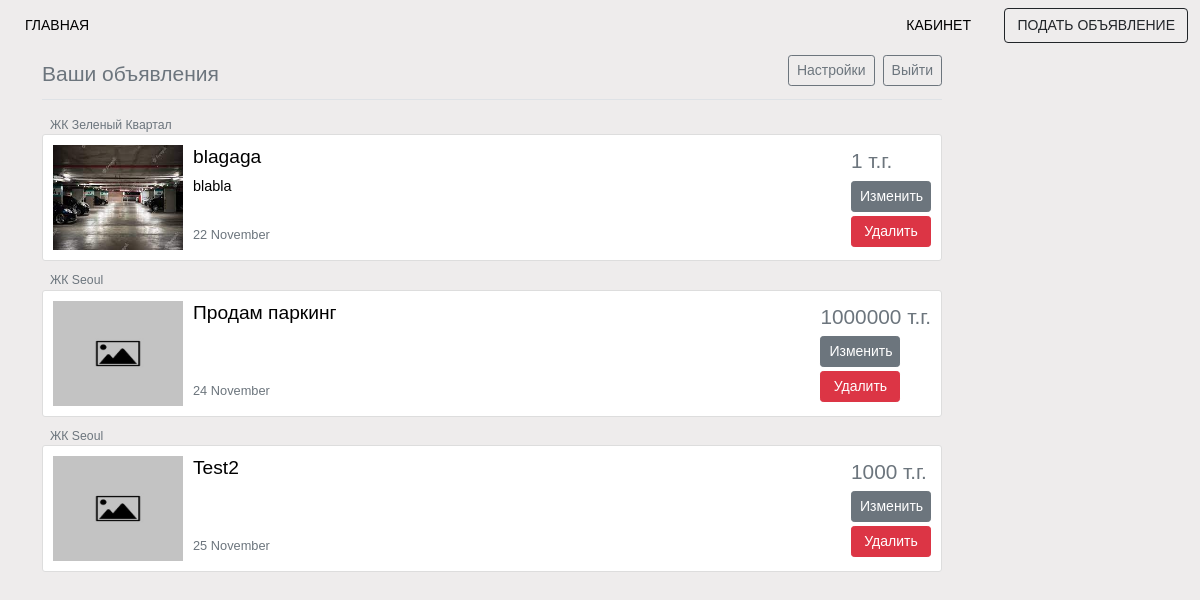
The page /profile (signed in) on the database its author committed.
### audan/models.py (models this page shows, shortened)
class Post(models.Model):
    title = models.CharField(max_length=30, verbose_name= ('Краткое описание'))
    body = models.TextField(null=True, blank=True, max_length=100, verbose_name= ('Полное описание'))
    date_created = models.DateTimeField(default=timezone.now)
    date_modified = models.DateTimeField(auto_now=True)
    price = models.IntegerField(null=True, blank=True, verbose_name= ('Цена'))
    phone_number = PhoneNumberField(verbose_name= ('Номер телефона'))
    image = models.ImageField(default='default.jpg', upload_to='post_pics', verbose_name= ('Фото'))
    author = models.ForeignKey(User, on_delete=models.CASCADE, related_name="posts")
    zhk = models.ForeignKey(Building, on_delete=models.PROTECT, related_name="posts", verbose_name= ('Жилой Комплекс'))

class Building(models.Model):
    name = models.CharField(max_length=70)
    city = models.ForeignKey(City, on_delete=models.PROTECT, related_name="buildings")

### users/views.py (the view)
# urls.py: path('profile', users_view.profile, name='profile'),
@login_required
def profile(request):
    context = {
        'posts': request.user.posts.all(),
    }
    return render(request, 'users/profile.html', context)

### users/templates/users/profile.html (shortened to what this page needs)
{% extends "audan/layout.html" %}
{% load crispy_forms_tags %}
{% block body %}
<form>
    <div class="container" >
        <div style="max-width: 900px" class="d-flex justify-content-between mt-1 mb-3 border-bottom">
            <legend>
                <small class="text-muted">Ваши объявления<small>
            </legend>
            <div class="d-flex justify-content-end">
                <a class="btn btn-outline-secondary btn-sm me-2" href="{% url 'profile-update' %}">Настройки</a>
                <a class="btn btn-outline-secondary btn-sm" href="{% url 'logout' %}">Выйти</a>
            </div>
        </div>
        <div class="posts">
        {% for post in posts %}
        <span class="ms-2 text-muted">ЖК {{post.zhk.name}}<span>
            <article class="content-section">
                <div class="d-flex justify-content-between">
                    <div class="d-flex">
                        <a class="post" href="{% url 'profile-post-detail' post.id %}">
                            <img class="post-img" src="{{ post.image.url }}">
                        </a>
                        <a class="post" href="{% url 'profile-post-detail' post.id %}">
                            <div class="d-flex flex-column">
                                <div class="post-content">
                                    <h1 class="post-title">{{ post.title }}</h2>
                                    <span class="post-body">{{ post.body }}</span>
                                </div>
                                <div class="justify-content-end">
                                    <span class="post-author text-muted me-2">{{post.date_created|date:"d F"}}</span>
                                </div>
                            </div>
                        </a>
                    </div>
                    <div class="justify-content-end">
                        {% if post.price %}
                            <span class="price-right">{{ post.price }} т.г.</span>
                        {% endif %}
                        <div style="float:bottom">
                            {% if post.author == user %}
                            <div>
                                <a class="btn btn-secondary btn-sm mt-1 post-settings" href="{% url 'post-update' post.id %}">Изменить</a>
                            </div>
                                <a class="btn btn-danger btn-sm mt-1 post-settings" href="{% url 'post-delete' post.id %}">Удалить </a>
                            {% endif %}
                        </div>
                    </div>
                </div>
            </article>
        {% endfor %}
        </div>
        </div>
</form>
{% endblock %}

### audan/static/audan/main.css (style rules this page uses)
body { margin: 0 0 55px 0; background-color:rgb(238, 236, 236); font-family: sans-serif; }
legend small { font-weight: 200; }
.post, .post:hover { color: black; text-decoration: none; }
.post-title, .post-title-nohover { font-size: 1.2rem; font-weight: 300; }
.post-body { font-size: 0.9rem; font-weight: 200; }
.posts .price-right { font-size: 1.3rem; font-weight: 500; }
.posts .post-author { font-size: 0.8rem; font-weight:200; }
.posts .post-content { height: 80px; }
.post-settings { width: 80px; }
.content-section { background: #ffffff; padding: 10px 10px; border: 1px solid #dddddd; border-radius: 3px; margin-bottom: 10px; max-width: 900px; }
.post-img { height: 105px; width: 130px; margin-right: 10px; }

### rows shown on the page
Post: zhk.name "Зеленый Квартал", image (picture), title "blagaga", body "blabla", date_created "22 November", price "1", shows "Изменить"
Post: zhk.name "Seoul", image (placeholder picture), title "Продам паркинг", date_created "24 November", price "1000000", shows "Изменить"
Post: zhk.name "Seoul", image (placeholder picture), title "Test2", date_created "25 November", price "1000", shows "Изменить"
